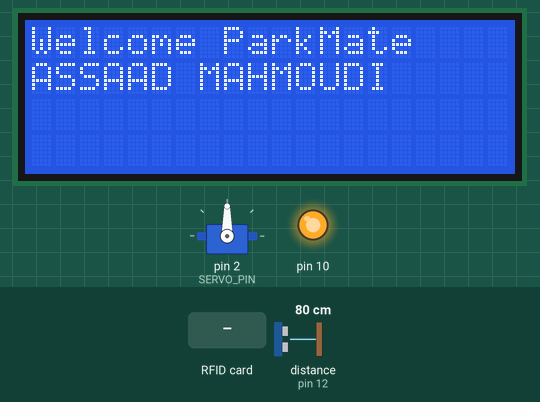
Bench run of a sketch on a simulated Arduino Uno, built with avr-gcc and run on an emulated ATmega328P. Shown: 20×4 character LCD, servo, output pins drawn as LEDs (lit = HIGH). Wiring (inferred from the names in the program): IR receiver: data pin 4. The inputs (shaded band) are chosen by the test bench; at power-on: distance to the obstacle (sensor on pin 12) 80 cm. The echo pulse lasts 58.3 µs per cm; pins used as bus, display or sensor lines are not drawn; what the sketch prints to the serial monitor is not drawn.

Above: at 1.3 s.
1.4 s: RFID card C3 A0 F5 AC held to the reader
At 5.3 s:
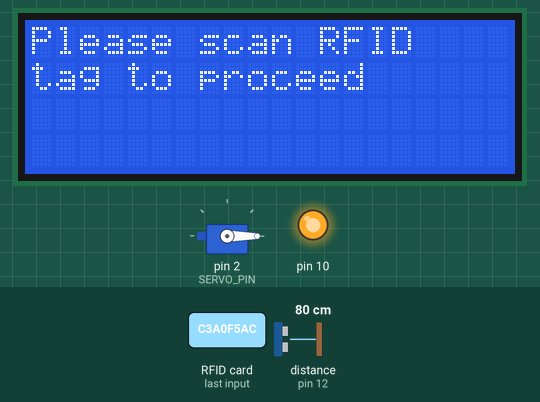
7.2 s: distance to the obstacle (sensor on pin 12) set to 6 cm
10.0 s: distance to the obstacle (sensor on pin 12) set to 3 cm
At 11.7 s:
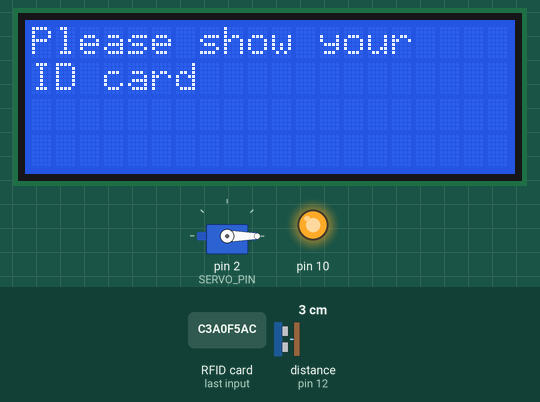
16.9 s: RFID card 5E 7A 19 C4 held to the reader
At 17.4 s:
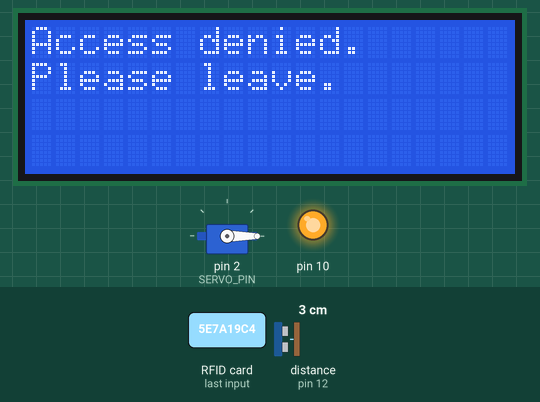
19.0 s: distance to the obstacle (sensor on pin 12) set to 9 cm
20.5 s: distance to the obstacle (sensor on pin 12) set to 2 cm
At 24.5 s:
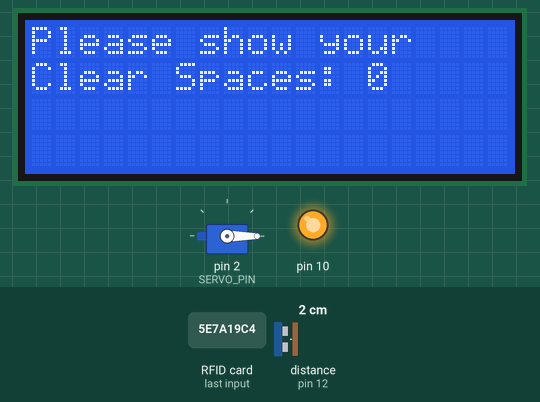
Timing chart, 0 to 26.0 s (numbered marks = the images above; inputs shaded):
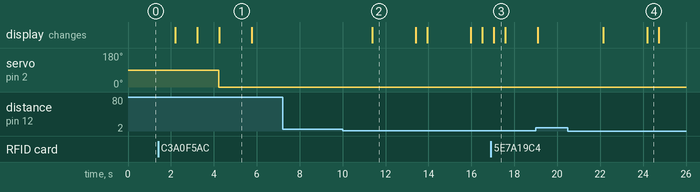

Measured:
- the behaviour switches between 5 and 4 cm on distance to the obstacle (sensor on pin 12) (found by bisection; images 1 and 2)
- after the input at 1.4 s, servo on pin 2 (SERVO_PIN): 90° → 0° after 2.8 s; the display: first differs from a run without the input after 1.8 s (image 1 shows a later state)
- after the input at 7.2 s, every drawn part: stays the same
- after the input at 10.0 s, the display: changes after 1.4 s (image 2)
- after the input at 16.9 s, the display: changes after 0.14 s (image 3)
- after the input at 20.5 s, the display: first changes after 1.7 s (image 4 shows a later state)
- what the display in image 1 shows lasts 1.6 s, from 4.2 s to 5.8 s
- what the display in image 2 shows lasts 2.0 s, from 11.4 s to 13.4 s

The sketch:

PARKMATE3.ino
```cpp
#include <SPI.h>
#include <MFRC522.h>
#include <Wire.h>
#include <LiquidCrystal_I2C.h>
#include <Servo.h>

#define SS_PIN 9
#define RST_PIN 8
#define TRIGGER_PIN 13 // Ultrasonic sensor trigger pin
#define ECHO_PIN 12  // Ultrasonic sensor echo pin
#define IR_PIN_1 0
#define IR_PIN_2 1
#define IR_PIN_3 4

#define SERVO_PIN 2

LiquidCrystal_I2C LCD(0x27, 20, 4);
Servo servo;
MFRC522 rfid(SS_PIN, RST_PIN);

int irPin1 = IR_PIN_1;
int irPin2 = IR_PIN_2;
int irPin3 = IR_PIN_3;


int clearSpaces = 0;

void setup() {
  Serial.begin(9600);
  SPI.begin();
  rfid.PCD_Init();
  LCD.init();
  LCD.backlight();
  LCD.setCursor(0, 0);
  LCD.print("Welcome ParkMate");
  LCD.setCursor(0, 1);
  LCD.print("ASSAAD MAHMOUDI");
  servo.attach(SERVO_PIN);
  pinMode(TRIGGER_PIN, OUTPUT);
  pinMode(ECHO_PIN, INPUT);
  pinMode(irPin1, INPUT);
  pinMode(irPin2, INPUT);
  pinMode(irPin3, INPUT);

}

void loop() {
  // Ultrasonic sensor distance measurement
  digitalWrite(TRIGGER_PIN, LOW);
  delayMicroseconds(2);
  digitalWrite(TRIGGER_PIN, HIGH);
  delayMicroseconds(10);
  digitalWrite(TRIGGER_PIN, LOW);
  long duration = pulseIn(ECHO_PIN, HIGH);
  int distance = duration / 58; // Convert the time into distance in centimeters

  int pirValue = (distance < 5) ? HIGH : LOW; // Adjust the distance threshold as needed

  if (pirValue == HIGH) {
    LCD.clear();
    LCD.setCursor(0, 0);
    LCD.print("Please show your");
    LCD.setCursor(0, 1);
    LCD.print("ID card");
    if (clearSpaces > 0) {
      clearSpaces--; // Decrement clearSpaces when motion is detected
    }
  }

  delay(500);

  if (rfid.PICC_IsNewCardPresent() && rfid.PICC_ReadCardSerial()) {
    String tagID ="";
    for (byte i = 0; i < rfid.uid.size; i++) {
      tagID += String(rfid.uid.uidByte[i], HEX);
    }
    Serial.println("Tag ID: " + tagID);

    if (tagID == "c3a0f5ac") {
      LCD.clear();
      LCD.setCursor(0, 0);
      LCD.print("Access granted!");
      servo.write(90);
      delay(1000);
      servo.write(-90);
    } else {
      LCD.clear();
      LCD.setCursor(0, 0);
      LCD.print("Access denied.");
      LCD.setCursor(0, 1);
      LCD.print("Please leave.");
      delay(500);
    }

    rfid.PICC_HaltA();
    rfid.PCD_StopCrypto1();

    LCD.clear();
    LCD.setCursor(0, 0);
    LCD.print("Please scan RFID");
    LCD.setCursor(0, 1);
    LCD.print("tag to proceed");
  }

  int irValue1 = digitalRead(irPin1);
  int irValue2 = digitalRead(irPin2);
  int irValue3 = digitalRead(irPin3);


  if (irValue1 == HIGH) {
    clearSpaces++;
    delay(500);
  }
  if (irValue2 == HIGH) {
    clearSpaces++;
    delay(500);
  }
  if (irValue3 == HIGH) {
    clearSpaces++;
    delay(500);
  }
  if (irValue1 == LOW) {
    clearSpaces--;
    delay(500);
  }
  if (irValue2 == LOW) {
    clearSpaces--;
    delay(500);
  }
  if (irValue3 == LOW) {
    clearSpaces--;
    delay(500);
  }


  // Ensure clearSpaces stays within [0, 4]
  clearSpaces = constrain(clearSpaces, 0, 3);
  LCD.setCursor(0, 1);
  LCD.print("Clear Spaces: ");
  LCD.print(clearSpaces);
  delay(500);
}
```
